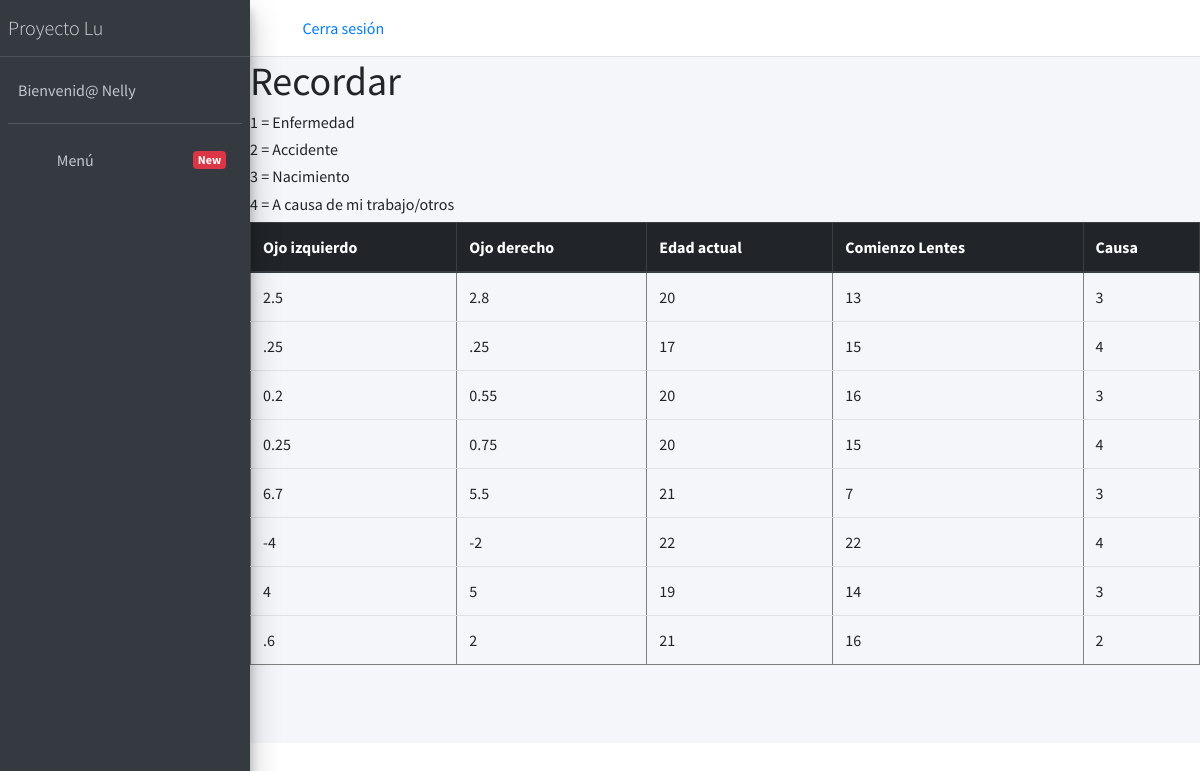
The app's page /sala_registros (signed in) with its own data.
### administrador/models.py (models this page shows)
class DatosUsuario(models.Model):
    graduacion_ojo_izquierdo = models.CharField(max_length=10)
    graduacion_ojo_derecho = models.CharField(max_length=10)
    edad_actual = models.IntegerField()
    edad_empezo_lentes = models.IntegerField()
    causa_uso_lentes = models.IntegerField(choices = CAUSAS, blank= True)

### administrador/views.py (the view)
# urls.py: path('sala_registros', views.sala_registros, name='sala_registros'),
@login_required(login_url='/Presentacion')
def sala_registros(request):
    registros_listos= DatosUsuario.objects.filter()
    context ={
        'registros_listos' : registros_listos
    }
    return render(request, 'OtrasRutas/registros.html', context)

### templates/OtrasRutas/registros.html
{% extends 'Admin/index.html' %}
{% block opciones %}
<h1> Recordar </h1>
<h6> 1 =  Enfermedad </h6>
<h6> 2 =  Accidente </h6>
<h6> 3 =  Nacimiento </h6>
<h6> 4 =  A causa de mi trabajo/otros </h6>
{% endblock %}
{% block contenido %}
<table border="1" class="table">
    <thead class="thead-dark">
        <tr>
            <th scope="col">Ojo izquierdo</th>
            <th scope="col">Ojo derecho</th>
            <th scope="col">Edad actual</th>
            <th scope="col">Comienzo Lentes</th>
            <th scope="col">Causa</th>
        </tr>
    </thead>
    <tbody>
        {% for registro in registros_listos %}
        <tr>
            <td scope="row">{{ registro.graduacion_ojo_izquierdo }} </td>
            <td scope="row">{{ registro.graduacion_ojo_derecho }} </td>
            <td scope="row">{{ registro.edad_actual }} </td>
            <td scope="row">{{ registro.edad_empezo_lentes }} </td>
            <td scope="row">{{ registro.causa_uso_lentes }} </td>
        </tr>
        {% endfor %}
    </tbody>
</table>
{% endblock %}

### templates/Admin/index.html (shortened to what this page needs)
{% load static %}
<!DOCTYPE html>
<html lang="en">
  <link rel="stylesheet" href="https://stackpath.bootstrapcdn.com/bootstrap/4.5.2/css/bootstrap.min.css">
  <link rel="stylesheet" href="{% static 'Admin-statics/plugins/fontawesome-free/css/all.min.css' %}">
  <link rel="stylesheet" href="https://code.ionicframework.com/ionicons/2.0.1/css/ionicons.min.css">
  <link rel="stylesheet" href="{% static 'Admin-statics/plugins/tempusdominus-bootstrap-4/css/tempusdominus-bootstrap-4.min.css' %}">
  <link rel="stylesheet" href="{% static 'Admin-statics/plugins/icheck-bootstrap/icheck-bootstrap.min.css' %}">
  <link rel="stylesheet" href="{% static 'Admin-statics/plugins/jqvmap/jqvmap.min.css' %}">
  <link rel="stylesheet" href="{% static 'Admin-statics/dist/css/adminlte.min.css' %}">
  <link rel="stylesheet" href="{% static 'Admin-statics/plugins/overlayScrollbars/css/OverlayScrollbars.min.css' %}">
  <link rel="stylesheet" href="{% static 'Admin-statics/plugins/daterangepicker/daterangepicker.css' %}">
  <link rel="stylesheet" href="{% static 'Admin-statics/plugins/summernote/summernote-bs4.min.css' %}">
</head>
<body class="hold-transition sidebar-mini layout-fixed">
<div class="wrapper">
  <nav class="main-header navbar navbar-expand navbar-white navbar-light">
    <ul class="navbar-nav">
      <li class="nav-item">
        <a class="nav-link" data-widget="pushmenu" href="#" role="button"><i class="fas fa-bars"></i></a>
      </li>
    </ul>
    <ul class="navbar-nav">
      <li class="nav-item">
        <a href="{% url 'cerrar_sesion' %}"> Cerra sesión</a>
      </li>
    </ul>
  </nav>
  <aside class="main-sidebar sidebar-dark-primary elevation-4">
    <a href="index3.html" class="brand-link">
      <span class="brand-text font-weight-light">Proyecto Lu</span>
    </a>
    <div class="sidebar">
      <div class="user-panel mt-3 pb-3 mb-3 d-flex">
        <div class="info">
          <a href="#" class="d-block">Bienvenid@ {{ request.user }}</a>
        </div>
      </div>
      <nav class="mt-2">
        <ul class="nav nav-pills nav-sidebar flex-column" data-widget="treeview" role="menu" data-accordion="false">
          <li class="nav-item">
            <a href="{% url 'sala_administrador' %}" class="nav-link">
              <i class="nav-icon fas fa-th"></i>
              <p>
                Menú
                <span class="right badge badge-danger">New</span>
              </p>
            </a>
          </li>
      </nav>
    </div>
  </aside>
  <div class="content-wrapper">
    {% block opciones %}{% endblock %}
        {% block contenido %}{% endblock %}
      </div>
  </div>
</body>
</html>

### records on screen
DatosUsuario: graduacion_ojo_izquierdo "2.5", graduacion_ojo_derecho "2.8", edad_actual "20", edad_empezo_lentes "13", causa_uso_lentes "3"
DatosUsuario: graduacion_ojo_izquierdo ".25", graduacion_ojo_derecho ".25", edad_actual "17", edad_empezo_lentes "15", causa_uso_lentes "4"
DatosUsuario: graduacion_ojo_izquierdo "0.2", graduacion_ojo_derecho "0.55", edad_actual "20", edad_empezo_lentes "16", causa_uso_lentes "3"
DatosUsuario: graduacion_ojo_izquierdo "0.25", graduacion_ojo_derecho "0.75", edad_actual "20", edad_empezo_lentes "15", causa_uso_lentes "4"
DatosUsuario: graduacion_ojo_izquierdo "6.7", graduacion_ojo_derecho "5.5", edad_actual "21", edad_empezo_lentes "7", causa_uso_lentes "3"
DatosUsuario: graduacion_ojo_izquierdo "-4", graduacion_ojo_derecho "-2", edad_actual "22", edad_empezo_lentes "22", causa_uso_lentes "4"
DatosUsuario: graduacion_ojo_izquierdo "4", graduacion_ojo_derecho "5", edad_actual "19", edad_empezo_lentes "14", causa_uso_lentes "3"
DatosUsuario: graduacion_ojo_izquierdo ".6", graduacion_ojo_derecho "2", edad_actual "21", edad_empezo_lentes "16", causa_uso_lentes "2"

### other values on screen
{{ request.user }} "Nelly"
